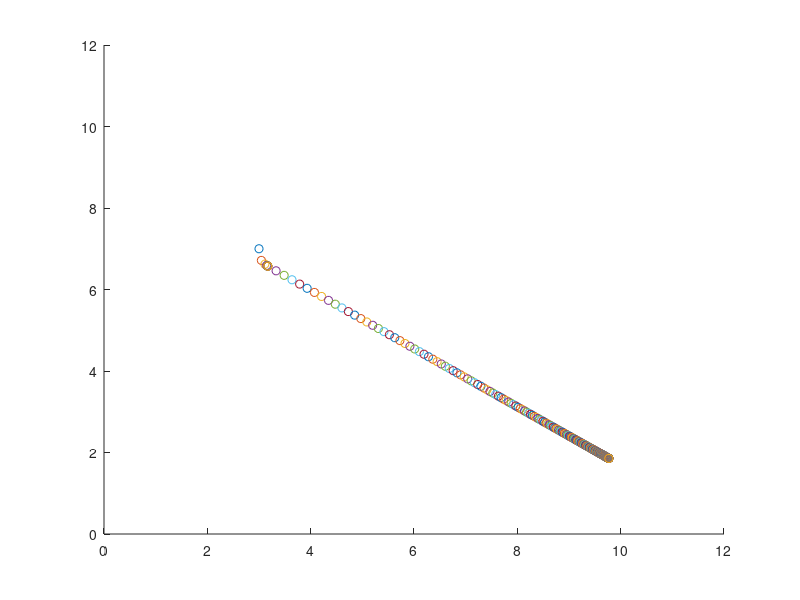

This figure's MATLAB source:
clc
clear all
close all
S = [3 7];
G = [10 2];
r = 0.04;
R = 0.12;
phi_0 = pi/6;
d_t = 0.01;

d_L = sqrt((S(1) - G(1))^2 + (S(2) - G(2))^2);
d_x = S(1) - G(1);
d_y = S(2) - G(2);

phi_des = atan2(-(G(2)-S(2)),-(G(1)-S(1)));
d_phi = phi_des - phi_0;
delta_phi = d_phi
Kp = 60;
Kd = 40;
Ki = 2;
integer_omega = 0;
integer_axis = 0;
phi_now = phi_0;
L_now = d_L;
x_now = S(1);
y_now = S(2);
i = 0
while abs(d_L) > 0.01
    figure(1)
        hold on
        plot(x_now,y_now,'o')
        xlim([0 12])
        ylim([0 12])
        Omega = Kp*d_phi+Kd*d_phi*d_t
        if abs(rad2deg(d_phi)) > 0.05
            vl = Omega*3*R
            vr = Omega*R
            omega_rr = vr/r
            omega_ll = vl/r
            Phi = Omega*d_t
            d_phi = d_phi -  Phi
            phi_now = phi_now + Phi
        else
            omega_rr = Kp*d_L+Kd*d_L*d_t
            omega_ll = Kp*d_L+Kd*d_L*d_t
            vl = omega_ll*r
            vr = omega_rr*r
        end
        V = (vl+vr)/2
        
        x = V*cos(phi_now)*d_t
        x_now = x_now - x
        
        y = V*sin(phi_now)*d_t
        y_now = y_now - y
        
        L = sqrt(x^2+y^2)
        d_L = d_L - L
        
        i = i+1
end
            